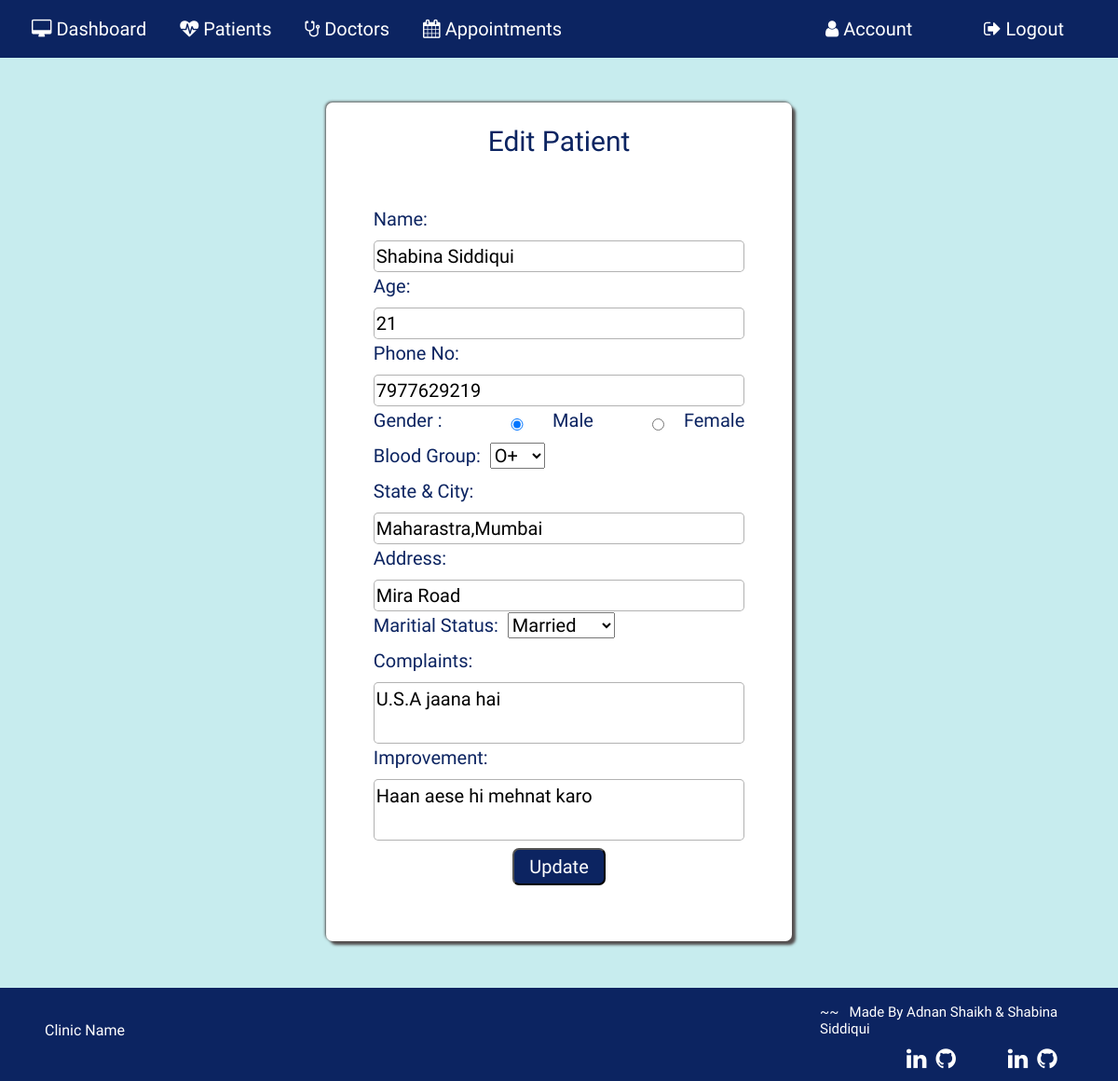
/editpatientdetail/1 (signed in), run on an earlier commit of the app's database.
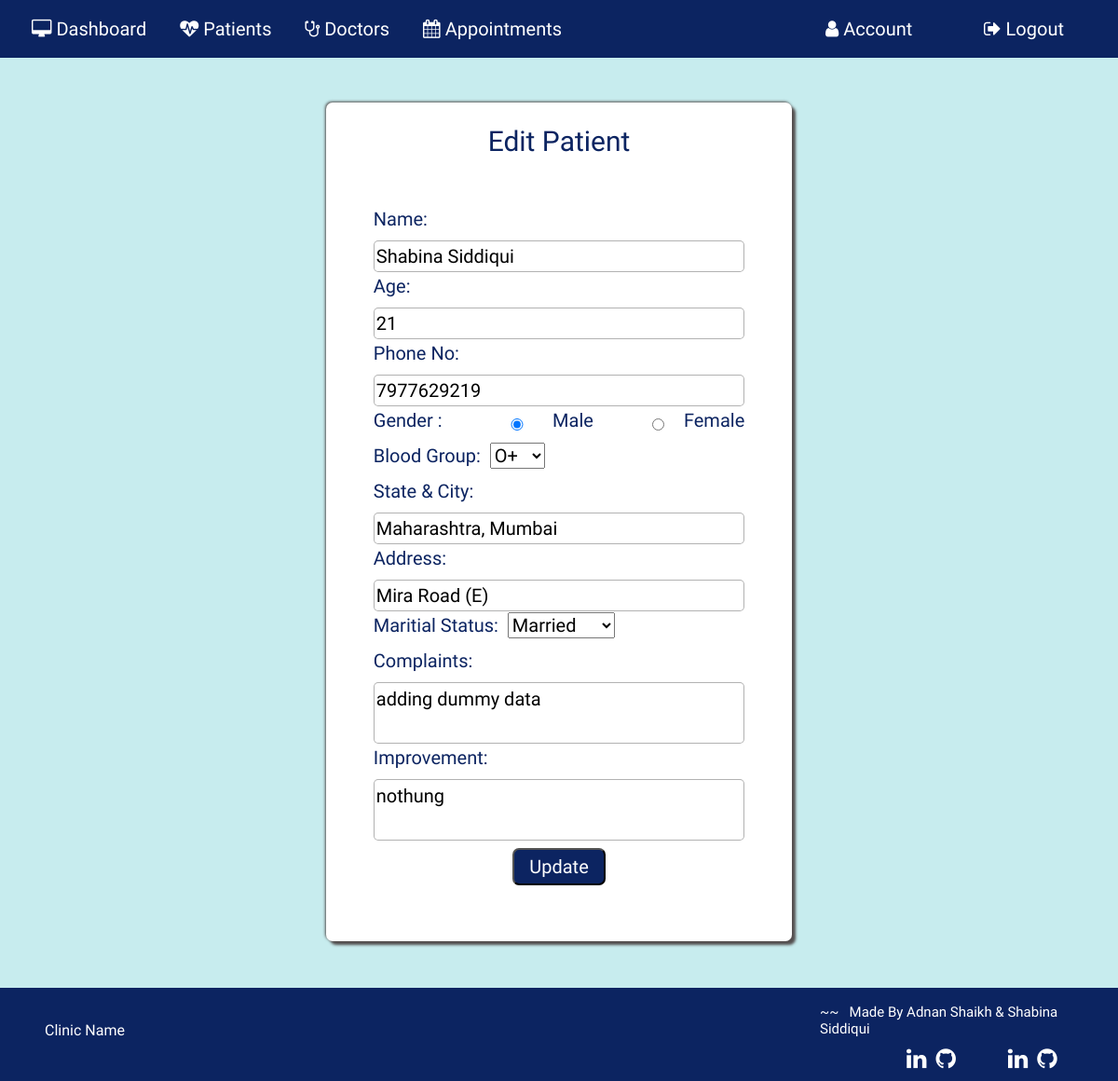
And on a later commit of the database.
### application/routes.py (models this page shows, shortened)
class Patient(db.Model):
  __tablename__ = 'Patient'
  id = db.Column(db.Integer, primary_key=True)
  pname = db.Column(db.String(20))
  age= db.Column(db.String(20))
  phone=db.Column(db.String(20))
  gender=db.Column(db.String(10))
  bgroup=db.Column(db.String(5))
  state=db.Column(db.String(15))
  address=db.Column(db.String(100))
  mstatus=db.Column(db.String(10))
  complaint=db.Column(db.String(5000))
  improvement=db.Column(db.String(5000))
  medicine_suggested=db.Column(db.String(5000))
  pat_image = db.Column(db.String(20), nullable=False, default='default.jpg')

### application/routes.py (the view, shortened to what this page needs)
@app.route('/editpatientdetail/<id>', methods=['GET', 'POST'])
def editpatientdetail(id):
  if 'username' in session:
    editpat = Patient.query.filter_by( id = id )
    return render_template('editpatientdetail.html', editpat = editpat)

### application/templates/editpatientdetail.html (shortened to what this page needs)
{% extends "layout.html" %} {% include "includes/nav.html" %} {% block content
%}
<section id="addpatient">
  <div class="form-editpat form-style">
    <h1 class="mt-4">Edit Patient</h1>
    {% for edit in editpat %}
    <form action="" method="POST">
      <div class="inner-form">
      <div class="form-input">
        <label for="npname">Name:&nbsp;</label>
        <input type="text" class="text1" id="pname" name="npname" required value="{{ edit.pname }}" />
      </div>
      <div class="form-input">
        <label for="nage">Age:&nbsp;</label>
        <input
          type="number"
          class="text1"
          id="age"
          maxlength="3"
          min="0"
          name="nage"
          value="{{ edit.age }}"
          required
        />
      </div>
      <div class="form-input">
        <label for="nphone">Phone No:&nbsp;</label>
        <input
          type="number"
          class="text1"
          id="age"
          maxlength="12"
          min="10"
          name="nphone"
          value="{{ edit.phone }}"
          required
        />
      </div>
      <div class="form-input gender">
        <label for="ngender">Gender :</label>
        <div class="radio">
          <input type="radio" value="male" name="ngender" checked><label>Male</label>
        </div>
        <div class="radio">
          <input type="radio" value="female" name="ngender"><label>Female</label>
        </div>
      </div>
      <div class="form-input">
        <label for="nbgroup">Blood Group:&nbsp;</label>
        <select id="bgroup" class="text1" name="nbgroup">
          <option value="O+">O+</option>
        </select>
      </div>
      <div class="form-input">
        <label for="nstate">State & City:&nbsp;</label>
        <input type="text" id="state" class="text1" name="nstate" value="{{ edit.state }}">
      </div>
      <div class="form-input">
        <label for="naddress">Address:&nbsp;</label>
        <input type="text" id="address" class="text1" name="naddress" value="{{ edit.address }}">
      </div>
      <div class="form-input">
        <label for="nmstatus">Maritial Status:&nbsp;</label>
        <select id="mstatus" class="text1" name="nmstatus">
          <option value="Married">Married</option>
        </select>
      </div>
      <div class="form-input">
        <label for="ncomplaint">Complaints:&nbsp;</label>
        <textarea class="text1" name="ncomplaint" id="complaint">{{ edit.complaint}}</textarea>
      </div>
      <div class="form-input">
        <label for="nimprovement">Improvement:&nbsp;</label>
        <textarea class="text1" name="nimprovement" id="improvement">{{ edit.improvement}}</textarea>
      </div>
      <div class="form-input btn-submit">
        <button class="button mt-2" type="submit">Update</button>
      </div>
    </form>
    {% endfor %}
  </div></div>
  {% include "includes/footer.html" %}
</section>
{% endblock %}

What changed in the data, as far as the page shows it:
changed Patient "Shabina Siddiqui": nstate "Maharastra,Mumbai" → "Maharashtra, Mumbai"; naddress "Mira Road" → "Mira Road (E)"; ncomplaint "U.S.A jaana hai" → "adding dummy data"; nimprovement "Haan aese hi mehnat karo" → "nothung"
